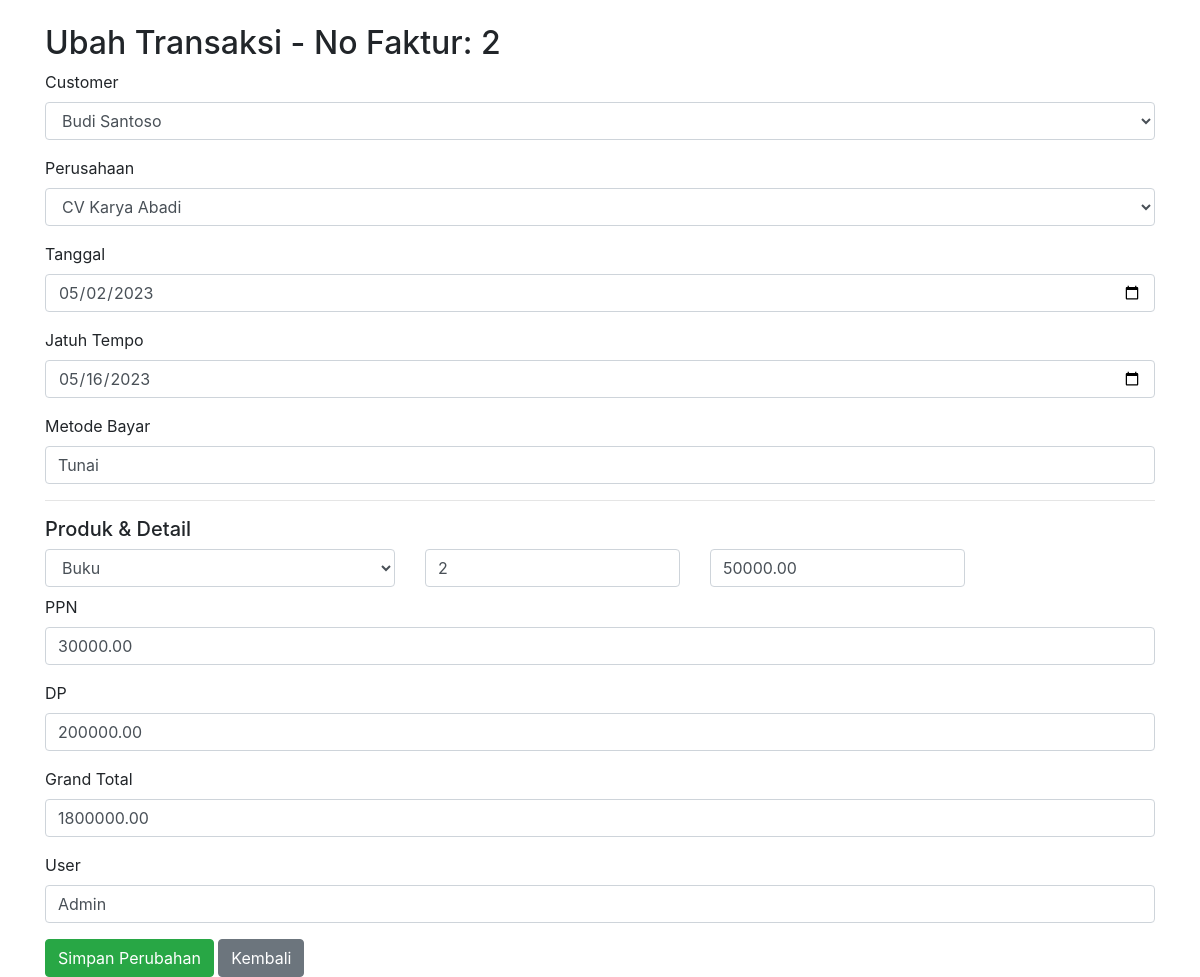
The page /ubah_penjualan.php?id=2 on the database its author committed.
### tables this page shows
CREATE TABLE `faktur` (
  `no_faktur` int(11) NOT NULL,
  `id_customer` int(11) DEFAULT NULL,
  `id_perusahaan` int(11) DEFAULT NULL,
  `tanggal` date NOT NULL,
  `due_date` date NOT NULL,
  `metode_bayar` varchar(50) NOT NULL,
  `ppn` decimal(10,2) DEFAULT 0.00,
  `dp` decimal(10,2) DEFAULT 0.00,
  `grand_total` decimal(10,2) NOT NULL,
  `user` varchar(50) NOT NULL
);

CREATE TABLE `customer` (
  `id_customer` int(11) NOT NULL,
  `nama_customer` varchar(100) NOT NULL,
  `perusahaan_cust` varchar(100) NOT NULL,
  `alamat` varchar(255) NOT NULL
);

CREATE TABLE `perusahaan` (
  `id_perusahaan` int(11) NOT NULL,
  `nama_perusahaan` varchar(100) NOT NULL,
  `alamat` varchar(255) NOT NULL,
  `no_telp` varchar(255) NOT NULL,
  `fax` varchar(255) NOT NULL
);

CREATE TABLE `detail_faktur` (
  `no_faktur` int(11) DEFAULT NULL,
  `id_produk` int(11) DEFAULT NULL,
  `qty` int(11) NOT NULL,
  `price` decimal(10,2) NOT NULL
);

CREATE TABLE `produk` (
  `id_produk` int(11) NOT NULL,
  `nama_produk` varchar(100) NOT NULL,
  `price` decimal(10,2) NOT NULL,
  `jenis` varchar(50) NOT NULL,
  `stock` int(11) NOT NULL
);

### ubah_penjualan.php (the view, shortened to what this page needs)
<?php
include 'koneksi.php';
$no_faktur = $_GET['id'] ?? '';
$faktur = $conn->query("SELECT * FROM faktur WHERE no_faktur='$no_faktur'")->fetch_assoc();
$detail = $conn->query("SELECT * FROM detail_faktur WHERE no_faktur='$no_faktur'");
$produk = $conn->query("SELECT * FROM produk");
$customer = $conn->query("SELECT * FROM customer");
$perusahaan = $conn->query("SELECT * FROM perusahaan");
?>
<!DOCTYPE html>
<html lang="id">
<head>
    <link rel="stylesheet" href="https://stackpath.bootstrapcdn.com/bootstrap/4.5.2/css/bootstrap.min.css">
</head>
<body>
<div class="container mt-4">
    <h2>Ubah Transaksi - No Faktur: <?= $faktur['no_faktur'] ?></h2>
    <form method="POST">
        <div class="form-group">
            <label>Customer</label>
            <select name="id_customer" class="form-control" required>
                <?php while ($row = $customer->fetch_assoc()): ?>
                    <option value="<?= $row['id_customer'] ?>" <?= $row['id_customer'] == $faktur['id_customer'] ? 'selected' : '' ?>>
                        <?= $row['nama_customer'] ?>
                    </option>
                <?php endwhile; ?>
            </select>
        </div>
        <div class="form-group">
            <label>Perusahaan</label>
            <select name="id_perusahaan" class="form-control" required>
                <?php while ($row = $perusahaan->fetch_assoc()): ?>
                    <option value="<?= $row['id_perusahaan'] ?>" <?= $row['id_perusahaan'] == $faktur['id_perusahaan'] ? 'selected' : '' ?>>
                        <?= $row['nama_perusahaan'] ?>
                    </option>
                <?php endwhile; ?>
            </select>
        </div>
        <div class="form-group">
            <label>Tanggal</label>
            <input type="date" name="tanggal" class="form-control" value="<?= $faktur['tanggal'] ?>" required>
        </div>
        <div class="form-group">
            <label>Jatuh Tempo</label>
            <input type="date" name="due_date" class="form-control" value="<?= $faktur['due_date'] ?>" required>
        </div>
        <div class="form-group">
            <label>Metode Bayar</label>
            <input type="text" name="metode_bayar" class="form-control" value="<?= $faktur['metode_bayar'] ?>" required>
        </div>
        <hr>
        <h5>Produk & Detail</h5>
        <div id="produk-container">
            <?php foreach ($detail as $index => $d): ?>
            <div class="row mb-2">
                <div class="col-md-4">
                    <select name="id_produk[]" class="form-control" required>
                        <?php
                        $produk->data_seek(0);
                        while ($p = $produk->fetch_assoc()):
                        ?>
                        <option value="<?= $p['id_produk'] ?>" <?= $p['id_produk'] == $d['id_produk'] ? 'selected' : '' ?>>
                            <?= $p['nama_produk'] ?>
                        </option>
                        <?php endwhile; ?>
                    </select>
                </div>
                <div class="col-md-3">
                    <input type="number" name="qty[]" class="form-control" value="<?= $d['qty'] ?>" required>
                </div>
                <div class="col-md-3">
                    <input type="number" step="0.01" name="price[]" class="form-control" value="<?= $d['price'] ?>" required>
                </div>
            </div>
            <?php endforeach; ?>
        </div>
        <div class="form-group">
            <label>PPN</label>
            <input type="number" step="0.01" name="ppn" class="form-control" value="<?= $faktur['ppn'] ?>" required>
        </div>
        <div class="form-group">
            <label>DP</label>
            <input type="number" step="0.01" name="dp" class="form-control" value="<?= $faktur['dp'] ?>" required>
        </div>
        <div class="form-group">
            <label>Grand Total</label>
            <input type="number" step="0.01" name="grand_total" class="form-control" value="<?= $faktur['grand_total'] ?>" required>
        </div>
        <div class="form-group">
            <label>User</label>
            <input type="text" name="user" class="form-control" value="<?= $faktur['user'] ?>" required>
        </div>
        <button type="submit" class="btn btn-success">Simpan Perubahan</button>
        <a href="tampil_penjualan.php" class="btn btn-secondary">Kembali</a>
    </form>
</div>
</body>
</html>

### rows shown on the page
faktur: no_faktur "2", id_customer "Budi Santoso", id_perusahaan "CV Karya Abadi", tanggal "05/02/2023", due_date "05/16/2023", metode_bayar "Tunai", ppn "30000.00", dp "200000.00", grand_total "1800000.00", user "Admin"
detail_faktur: id_produk.nama_produk "Buku", qty "2", price "50000.00"
